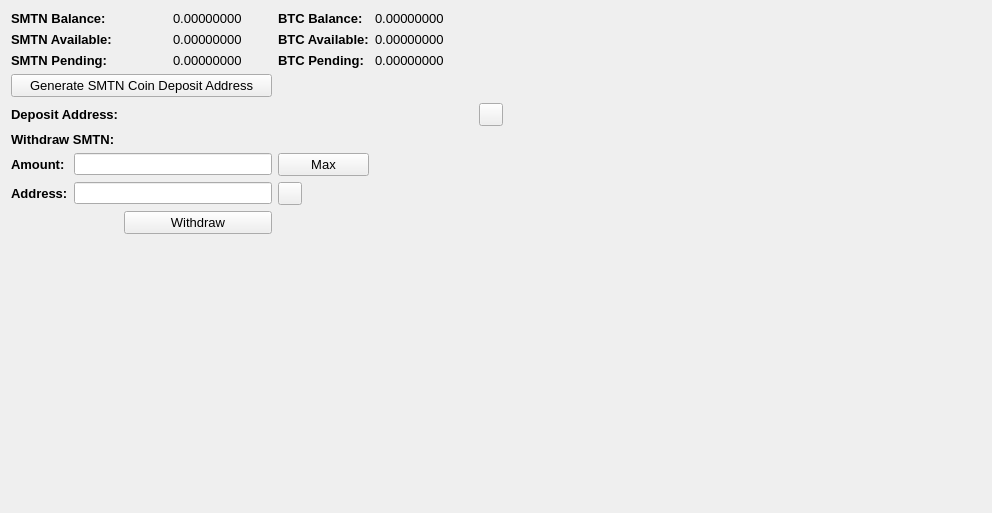
     <widget class="QWidget" name="BalanceTab">
      <attribute name="title">
       <string>Balance</string>
      </attribute>
      <layout class="QGridLayout" name="gridLayout_2">
       <item row="0" column="0" colspan="2">
        <widget class="QLabel" name="label_11">
         <property name="font">
          <font>
           <pointsize>10</pointsize>
           <weight>75</weight>
           <bold>true</bold>
          </font>
         </property>
         <property name="text">
          <string>SMTN Balance:</string>
         </property>
        </widget>
       </item>
       <item row="0" column="3">
        <widget class="QLabel" name="SMTNBalanceLabel">
         <property name="font">
          <font>
           <pointsize>10</pointsize>
          </font>
         </property>
         <property name="text">
          <string>0.00000000</string>
         </property>
         <property name="textInteractionFlags">
          <set>Qt::LinksAccessibleByMouse|Qt::TextSelectableByMouse</set>
         </property>
        </widget>
       </item>
       <item row="0" column="4">
        <widget class="QLabel" name="label_12">
         <property name="font">
          <font>
           <pointsize>10</pointsize>
           <weight>75</weight>
           <bold>true</bold>
          </font>
         </property>
         <property name="text">
          <string>BTC Balance:</string>
         </property>
        </widget>
       </item>
       <item row="0" column="5">
        <widget class="QLabel" name="safemasternodeBalanceLabel">
         <property name="font">
          <font>
           <pointsize>10</pointsize>
          </font>
         </property>
         <property name="text">
          <string>0.00000000</string>
         </property>
         <property name="textInteractionFlags">
          <set>Qt::LinksAccessibleByMouse|Qt::TextSelectableByMouse</set>
         </property>
        </widget>
       </item>
       <item row="0" column="7" rowspan="10">
        <spacer name="horizontalSpacer_4">
         <property name="orientation">
          <enum>Qt::Horizontal</enum>
         </property>
         <property name="sizeHint" stdset="0">
          <size>
           <width>478</width>
           <height>488</height>
          </size>
         </property>
        </spacer>
       </item>
       <item row="1" column="0" colspan="2">
        <widget class="QLabel" name="label_13">
         <property name="font">
          <font>
           <pointsize>10</pointsize>
           <weight>75</weight>
           <bold>true</bold>
          </font>
         </property>
         <property name="text">
          <string>SMTN Available:</string>
         </property>
        </widget>
       </item>
       <item row="1" column="3">
        <widget class="QLabel" name="SMTNAvailableLabel_2">
         <property name="font">
          <font>
           <pointsize>10</pointsize>
          </font>
         </property>
         <property name="text">
          <string>0.00000000</string>
         </property>
         <property name="textInteractionFlags">
          <set>Qt::LinksAccessibleByMouse|Qt::TextSelectableByMouse</set>
         </property>
        </widget>
       </item>
       <item row="1" column="4">
        <widget class="QLabel" name="label_15">
         <property name="font">
          <font>
           <pointsize>10</pointsize>
           <weight>75</weight>
           <bold>true</bold>
          </font>
         </property>
         <property name="text">
          <string>BTC Available:</string>
         </property>
        </widget>
       </item>
       <item row="1" column="5">
        <widget class="QLabel" name="safemasternodeAvailableLabel">
         <property name="font">
          <font>
           <pointsize>10</pointsize>
          </font>
         </property>
         <property name="text">
          <string>0.00000000</string>
         </property>
         <property name="textInteractionFlags">
          <set>Qt::LinksAccessibleByMouse|Qt::TextSelectableByMouse</set>
         </property>
        </widget>
       </item>
       <item row="2" column="0" colspan="2">
        <widget class="QLabel" name="label_14">
         <property name="font">
          <font>
           <pointsize>10</pointsize>
           <weight>75</weight>
           <bold>true</bold>
          </font>
         </property>
         <property name="text">
          <string>SMTN Pending:</string>
         </property>
        </widget>
       </item>
       <item row="2" column="3">
        <widget class="QLabel" name="SMTNPendingLabel">
         <property name="font">
          <font>
           <pointsize>10</pointsize>
          </font>
         </property>
         <property name="text">
          <string>0.00000000</string>
         </property>
         <property name="textInteractionFlags">
          <set>Qt::LinksAccessibleByMouse|Qt::TextSelectableByMouse</set>
         </property>
        </widget>
       </item>
       <item row="2" column="4">
        <widget class="QLabel" name="label_31">
         <property name="font">
          <font>
           <pointsize>10</pointsize>
           <weight>75</weight>
           <bold>true</bold>
          </font>
         </property>
         <property name="text">
          <string>BTC Pending:</string>
         </property>
        </widget>
       </item>
       <item row="2" column="5">
        <widget class="QLabel" name="safemasternodePendingLabel">
         <property name="font">
          <font>
           <pointsize>10</pointsize>
          </font>
         </property>
         <property name="text">
          <string>0.00000000</string>
         </property>
         <property name="textInteractionFlags">
          <set>Qt::LinksAccessibleByMouse|Qt::TextSelectableByMouse</set>
         </property>
        </widget>
       </item>
       <item row="3" column="0" colspan="4">
        <widget class="QPushButton" name="GenDepositBTN">
         <property name="font">
          <font>
           <pointsize>10</pointsize>
          </font>
         </property>
         <property name="text">
          <string>Generate SMTN Coin Deposit Address</string>
         </property>
        </widget>
       </item>
       <item row="4" column="0" colspan="3">
        <widget class="QLabel" name="label_33">
         <property name="font">
          <font>
           <pointsize>10</pointsize>
           <weight>75</weight>
           <bold>true</bold>
          </font>
         </property>
         <property name="text">
          <string>Deposit Address:</string>
         </property>
        </widget>
       </item>
       <item row="4" column="3" colspan="3">
        <widget class="QLabel" name="DepositAddressLabel">
         <property name="minimumSize">
          <size>
           <width>300</width>
           <height>0</height>
          </size>
         </property>
         <property name="palette">
          <palette>
           <active>
            <colorrole role="WindowText">
             <brush brushstyle="SolidPattern">
              <color alpha="255">
               <red>0</red>
               <green>0</green>
               <blue>0</blue>
              </color>
             </brush>
            </colorrole>
            <colorrole role="Text">
             <brush brushstyle="SolidPattern">
              <color alpha="255">
               <red>0</red>
               <green>0</green>
               <blue>255</blue>
              </color>
             </brush>
            </colorrole>
           </active>
           <inactive>
            <colorrole role="WindowText">
             <brush brushstyle="SolidPattern">
              <color alpha="255">
               <red>0</red>
               <green>0</green>
               <blue>0</blue>
              </color>
             </brush>
            </colorrole>
            <colorrole role="Text">
             <brush brushstyle="SolidPattern">
              <color alpha="255">
               <red>0</red>
               <green>0</green>
               <blue>255</blue>
              </color>
             </brush>
            </colorrole>
           </inactive>
           <disabled>
            <colorrole role="WindowText">
             <brush brushstyle="SolidPattern">
              <color alpha="255">
               <red>120</red>
               <green>120</green>
               <blue>120</blue>
              </color>
             </brush>
            </colorrole>
            <colorrole role="Text">
             <brush brushstyle="SolidPattern">
              <color alpha="255">
               <red>120</red>
               <green>120</green>
               <blue>120</blue>
              </color>
             </brush>
            </colorrole>
           </disabled>
          </palette>
         </property>
         <property name="font">
          <font>
           <pointsize>10</pointsize>
           <weight>75</weight>
           <bold>true</bold>
          </font>
         </property>
         <property name="text">
          <string/>
         </property>
         <property name="alignment">
          <set>Qt::AlignRight|Qt::AlignTrailing|Qt::AlignVCenter</set>
         </property>
         <property name="textInteractionFlags">
          <set>Qt::LinksAccessibleByMouse|Qt::TextSelectableByKeyboard|Qt::TextSelectableByMouse</set>
         </property>
        </widget>
       </item>
       <item row="4" column="6">
        <widget class="QToolButton" name="DepositCopyButton">
         <property name="toolTip">
          <string>Copy to clipboard</string>
         </property>
         <property name="text">
          <string/>
         </property>
         <property name="icon">
          <iconset resource="../safemasternode.qrc">
           <normaloff>:/icons/editcopy</normaloff>:/icons/editcopy</iconset>
         </property>
         <property name="shortcut">
          <string>Alt+P</string>
         </property>
        </widget>
       </item>
       <item row="5" column="0" colspan="2">
        <widget class="QLabel" name="label_34">
         <property name="font">
          <font>
           <pointsize>10</pointsize>
           <weight>75</weight>
           <bold>true</bold>
          </font>
         </property>
         <property name="text">
          <string>Withdraw SMTN:</string>
         </property>
        </widget>
       </item>
       <item row="6" column="0">
        <widget class="QLabel" name="label_26">
         <property name="font">
          <font>
           <pointsize>10</pointsize>
           <weight>75</weight>
           <bold>true</bold>
          </font>
         </property>
         <property name="text">
          <string>Amount:</string>
         </property>
        </widget>
       </item>
       <item row="6" column="1" colspan="3">
        <widget class="QLineEdit" name="WithdrawUnitsInput">
         <property name="font">
          <font>
           <pointsize>9</pointsize>
           <weight>75</weight>
           <bold>true</bold>
          </font>
         </property>
         <property name="text">
          <string/>
         </property>
        </widget>
       </item>
       <item row="6" column="4">
        <widget class="QPushButton" name="Withdraw_Max_Amount">
         <property name="font">
          <font>
           <pointsize>10</pointsize>
          </font>
         </property>
         <property name="text">
          <string>Max</string>
         </property>
        </widget>
       </item>
       <item row="7" column="0">
        <widget class="QLabel" name="label_10">
         <property name="font">
          <font>
           <pointsize>10</pointsize>
           <weight>75</weight>
           <bold>true</bold>
          </font>
         </property>
         <property name="text">
          <string>Address:</string>
         </property>
        </widget>
       </item>
       <item row="7" column="1" colspan="3">
        <widget class="QLineEdit" name="WithdrawAddress">
         <property name="font">
          <font>
           <pointsize>9</pointsize>
           <weight>75</weight>
           <bold>true</bold>
          </font>
         </property>
        </widget>
       </item>
       <item row="7" column="4">
        <widget class="QToolButton" name="WithdrawPasteButton">
         <property name="toolTip">
          <string>Paste from clipboard</string>
         </property>
         <property name="text">
          <string/>
         </property>
         <property name="icon">
          <iconset resource="../safemasternode.qrc">
           <normaloff>:/icons/editpaste</normaloff>:/icons/editpaste</iconset>
         </property>
         <property name="shortcut">
          <string>Alt+P</string>
         </property>
        </widget>
       </item>
       <item row="8" column="2" colspan="2">
        <widget class="QPushButton" name="WithdrawUnitsBtn">
         <property name="font">
          <font>
           <pointsize>10</pointsize>
          </font>
         </property>
         <property name="text">
          <string>Withdraw</string>
         </property>
        </widget>
       </item>
       <item row="9" column="0" colspan="6">
        <spacer name="verticalSpacer">
         <property name="orientation">
          <enum>Qt::Vertical</enum>
         </property>
         <property name="sizeHint" stdset="0">
          <size>
           <width>428</width>
           <height>262</height>
          </size>
         </property>
        </spacer>
       </item>
      </layout>
      <zorder>label_31</zorder>
      <zorder>label_15</zorder>
      <zorder>label_12</zorder>
      <zorder>label_14</zorder>
      <zorder>label_13</zorder>
      <zorder>label_11</zorder>
      <zorder>safemasternodeBalanceLabel</zorder>
      <zorder>SMTNBalanceLabel</zorder>
      <zorder>SMTNAvailableLabel_2</zorder>
      <zorder>SMTNPendingLabel</zorder>
      <zorder>safemasternodeAvailableLabel</zorder>
      <zorder>safemasternodePendingLabel</zorder>
      <zorder>label_33</zorder>
      <zorder>GenDepositBTN</zorder>
      <zorder>DepositAddressLabel</zorder>
      <zorder>Withdraw_Max_Amount</zorder>
      <zorder>label_34</zorder>
      <zorder>WithdrawUnitsInput</zorder>
      <zorder>label_10</zorder>
      <zorder>label_26</zorder>
      <zorder>WithdrawAddress</zorder>
      <zorder>WithdrawUnitsBtn</zorder>
      <zorder>horizontalSpacer_4</zorder>
      <zorder>verticalSpacer</zorder>
      <zorder>WithdrawPasteButton</zorder>
      <zorder>DepositCopyButton</zorder>
     </widget>
